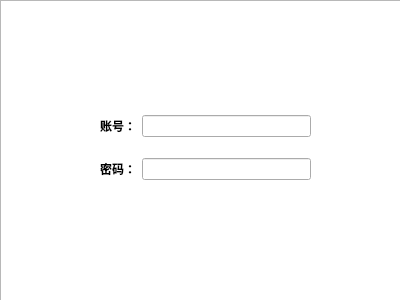
<?xml version="1.0" encoding="UTF-8"?>
<ui version="4.0">
 <class>Login_Dialog</class>
 <widget class="QDialog" name="Login_Dialog">
  <property name="geometry">
   <rect>
    <x>0</x>
    <y>0</y>
    <width>400</width>
    <height>300</height>
   </rect>
  </property>
  <property name="windowTitle">
   <string>Dialog</string>
  </property>
  <widget class="QWidget" name="layoutWidget">
   <property name="geometry">
    <rect>
     <x>100</x>
     <y>100</y>
     <width>211</width>
     <height>95</height>
    </rect>
   </property>
   <layout class="QVBoxLayout" name="verticalLayout">
    <item>
     <layout class="QHBoxLayout" name="horizontalLayout">
      <item>
       <widget class="QLabel" name="lbl_Account">
        <property name="font">
         <font>
          <bold>true</bold>
         </font>
        </property>
        <property name="text">
         <string>账号：</string>
        </property>
       </widget>
      </item>
      <item>
       <widget class="QLineEdit" name="txt_Account"/>
      </item>
     </layout>
    </item>
    <item>
     <layout class="QHBoxLayout" name="horizontalLayout_2">
      <item>
       <widget class="QLabel" name="lbl_Password">
        <property name="font">
         <font>
          <bold>true</bold>
         </font>
        </property>
        <property name="text">
         <string>密码：</string>
        </property>
       </widget>
      </item>
      <item>
       <widget class="QLineEdit" name="txt_Password">
        <property name="font">
         <font>
          <bold>false</bold>
         </font>
        </property>
        <property name="echoMode">
         <enum>QLineEdit::EchoMode::Password</enum>
        </property>
       </widget>
      </item>
     </layout>
    </item>
   </layout>
  </widget>
  <widget class="QWidget" name="layoutWidget">
   <property name="geometry">
    <rect>
     <x>100</x>
     <y>190</y>
     <width>211</width>
     <height>31</height>
    </rect>
   </property>
   <layout class="QHBoxLayout" name="horizontalLayout_3">
    <item>
     <widget class="QPushButton" name="btn_Login">
      <property name="text">
       <string>登录</string>
      </property>
     </widget>
    </item>
    <item>
     <widget class="QPushButton" name="btn_Cancel">
      <property name="text">
       <string>取消</string>
      </property>
     </widget>
    </item>
   </layout>
   <zorder>btn_Cancel</zorder>
   <zorder>btn_Login</zorder>
  </widget>
  <widget class="QGraphicsView" name="graphicsView">
   <property name="geometry">
    <rect>
     <x>0</x>
     <y>0</y>
     <width>401</width>
     <height>301</height>
    </rect>
   </property>
  </widget>
  <widget class="QLabel" name="lbl_Note">
   <property name="geometry">
    <rect>
     <x>100</x>
     <y>240</y>
     <width>211</width>
     <height>20</height>
    </rect>
   </property>
   <property name="text">
    <string/>
   </property>
   <property name="alignment">
    <set>Qt::AlignmentFlag::AlignCenter</set>
   </property>
  </widget>
  <zorder>graphicsView</zorder>
  <zorder>layoutWidget</zorder>
  <zorder>layoutWidget</zorder>
  <zorder>lbl_Note</zorder>
 </widget>
 <resources/>
 <connections/>
</ui>
